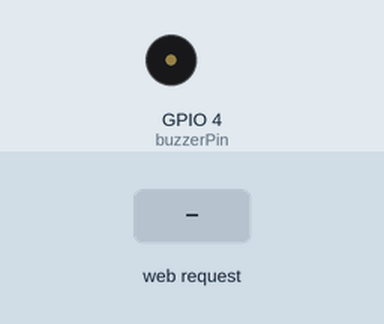
Bench run of a sketch on a simulated ESP32. Shown: buzzer (waves = sounding, pin HIGH). Inputs (shaded band) come from the test bench. WiFi joins after 1.5 s; servers stay silent unless stated; what the sketch prints to the serial monitor is not drawn.

Above: at 2.7 s.
2.8 s: HTTP request GET /fire received
At 3.6 s:
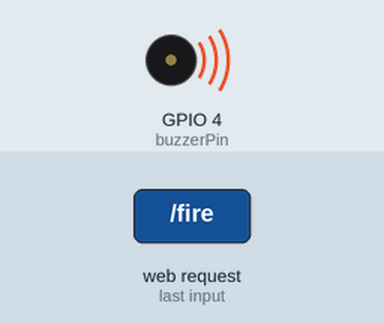
Timing chart, 0 to 5.8 s (numbered marks = the images above; inputs shaded):
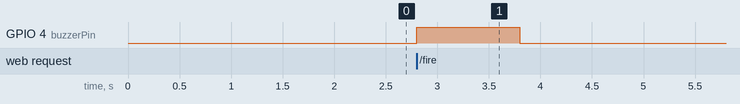

Measured:
- after the input at 2.8 s, GPIO 4 (buzzerPin): LOW → HIGH at once, → LOW 1.0 s later

The sketch:

esp32-fire-buzzer.ino
```cpp
#include <WiFi.h>
#include <WebServer.h>

const char* ssid = "Galaxy";
const char* password = "123456780";

WebServer server(80);
const int buzzerPin = 4; // Choisis une broche disponible pour le buzzer

void handleFireAlert() {
  digitalWrite(buzzerPin, HIGH);            // Activer le buzzer
  delay(1000);
  digitalWrite(buzzerPin, LOW);
  Serial.println("Fire detected! Buzzer ON");
  server.send(200, "text/plain", "Fire detected, Buzzer ON");
}

void setup() {
  Serial.begin(115200);
  pinMode(buzzerPin, OUTPUT);               // Définir la broche du buzzer en sortie
  digitalWrite(buzzerPin, LOW);
  WiFi.begin(ssid, password);
  while (WiFi.status() != WL_CONNECTED) {
    delay(500);
    Serial.print(".");
  }

  Serial.println("\nWiFi connected.");
  Serial.print("ESP32 IP Address: ");
  Serial.println(WiFi.localIP());

  server.on("/fire", handleFireAlert);
  server.begin();
  Serial.println(" ESP32 HTTP server started");
}

void loop() {
  server.handleClient();
}
```
